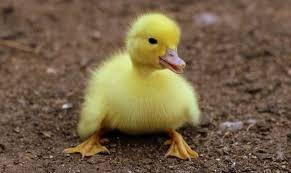
#> input picture prelab/sample.jpg, 291 x 173 px
$ python prelab.py
#> lines starting #> are read from the running program, lines starting #| are printed output that depends on the picture
import cv2
import os

# Get current script folder
script_dir = os.path.dirname(os.path.abspath(__file__))

# =====================================================
# 1. IMAGE LOADING AND DISPLAY
# =====================================================

print("\n===== IMAGE LOADING AND DISPLAY =====")

image_path = os.path.join(script_dir, "sample.jpg")

img = cv2.imread(image_path)
#> img is the input picture: shape (173, 291, 3); mean B, G, R 70.3, 97.3, 116.9

if img is None:
    print("sample.jpg not found.")
else:
    print("Image loaded successfully.")

    cv2.imshow("Original Image", img)

    print("Press any key to continue...")
    cv2.waitKey(0)
    cv2.destroyAllWindows()

input("Press Enter for Image Properties...")

# =====================================================
# 2. IMAGE PROPERTIES
# =====================================================

print("\n===== IMAGE PROPERTIES =====")

if img is None:
    print("Image not available.")
else:
    print("Shape:", img.shape)
#| Shape: (173, 291, 3)
    print("Height:", img.shape[0])
#| Height: 173
    print("Width:", img.shape[1])
#| Width: 291
    print("Channels:", img.shape[2])
#| Channels: 3
    print("Data Type:", img.dtype)
#| Data Type: uint8
    print("Size:", img.size)
#| Size: 151029

input("Press Enter for Color Channels...")

# =====================================================
# 3. COLOR CHANNELS
# =====================================================

print("\n===== COLOR CHANNELS =====")

if img is None:
    print("Image not available.")
else:
    blue = img[:, :, 0]
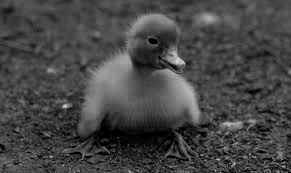
#> blue: shape (173, 291); min 0, max 239, mean 70.3
    green = img[:, :, 1]
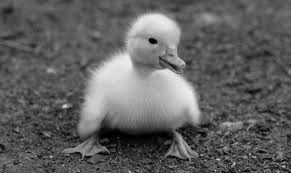
#> green: shape (173, 291); min 0, max 244, mean 97.3
    red = img[:, :, 2]
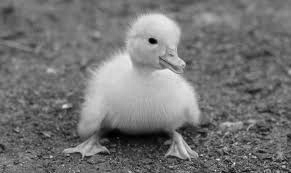
#> red: shape (173, 291); min 0, max 255, mean 116.9

    cv2.imshow("Blue Channel", blue)
    cv2.imshow("Green Channel", green)
    cv2.imshow("Red Channel", red)

    print("Press any key to continue...")
    cv2.waitKey(0)
    cv2.destroyAllWindows()

input("Press Enter for Video Capture...")

# =====================================================
# 4. VIDEO CAPTURE FROM FILE
# =====================================================

print("\n===== VIDEO CAPTURE FROM FILE =====")

video_path = os.path.join(script_dir, "sample.mp4")

if not os.path.exists(video_path):
    print("sample.mp4 not found.")
else:
    cap = cv2.VideoCapture(video_path)

    print("Press Q to stop video.")

    while cap.isOpened():

        ret, frame = cap.read()

        if not ret:
            print("End of video.")
            break

        cv2.imshow("Video Playback", frame)

        if cv2.waitKey(25) & 0xFF == ord('q'):
            break

    cap.release()
    cv2.destroyAllWindows()

input("Press Enter for Webcam Access...")

# =====================================================
# 5. WEBCAM ACCESS
# =====================================================

print("\n===== WEBCAM ACCESS =====")

webcam = cv2.VideoCapture(0)

if not webcam.isOpened():
    print("Unable to access webcam.")
else:

    print("Press Q to exit webcam.")

    while True:

        ret, frame = webcam.read()
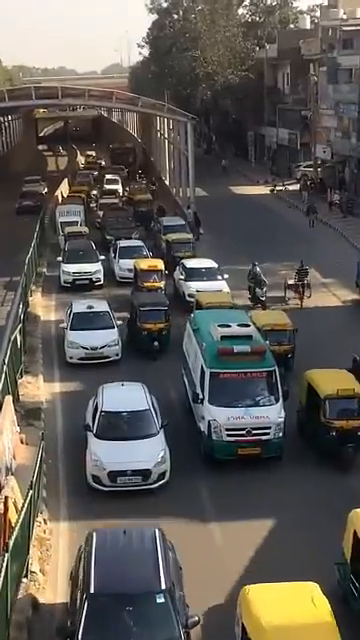
#> input picture frame 46 of Vehicle_Movement_Analysis/traffic.mp4, 360 x 640 px, given in place of the camera
#> frame is the input picture: shape (640, 360, 3); mean B, G, R 85.5, 91.2, 95.4

        if not ret:
            break

        cv2.imshow("Webcam Feed", frame)

        if cv2.waitKey(1) & 0xFF == ord('q'):
#> (key q is pressed here)
            break

    webcam.release()
    cv2.destroyAllWindows()

print("\n===== PRACTICAL COMPLETED SUCCESSFULLY =====")
